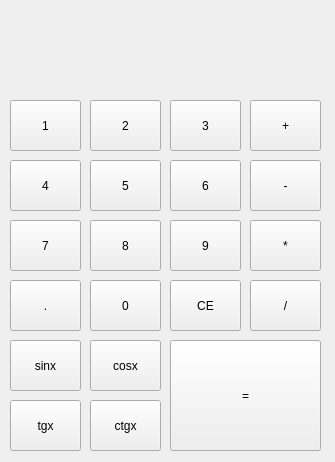
<?xml version="1.0" encoding="UTF-8"?>
<ui version="4.0">
 <class>MainWindow</class>
 <widget class="QMainWindow" name="MainWindow">
  <property name="windowModality">
   <enum>Qt::NonModal</enum>
  </property>
  <property name="geometry">
   <rect>
    <x>0</x>
    <y>0</y>
    <width>335</width>
    <height>462</height>
   </rect>
  </property>
  <property name="cursor">
   <cursorShape>PointingHandCursor</cursorShape>
  </property>
  <property name="windowTitle">
   <string>Kalkulator</string>
  </property>
  <widget class="QWidget" name="centralWidget">
   <widget class="QLabel" name="ekran">
    <property name="geometry">
     <rect>
      <x>10</x>
      <y>10</y>
      <width>311</width>
      <height>71</height>
     </rect>
    </property>
    <property name="autoFillBackground">
     <bool>true</bool>
    </property>
    <property name="text">
     <string/>
    </property>
   </widget>
   <widget class="QPushButton" name="znak1">
    <property name="geometry">
     <rect>
      <x>10</x>
      <y>100</y>
      <width>71</width>
      <height>51</height>
     </rect>
    </property>
    <property name="text">
     <string>1</string>
    </property>
   </widget>
   <widget class="QPushButton" name="znak4">
    <property name="geometry">
     <rect>
      <x>10</x>
      <y>160</y>
      <width>71</width>
      <height>51</height>
     </rect>
    </property>
    <property name="text">
     <string>4</string>
    </property>
   </widget>
   <widget class="QPushButton" name="znak7">
    <property name="geometry">
     <rect>
      <x>10</x>
      <y>220</y>
      <width>71</width>
      <height>51</height>
     </rect>
    </property>
    <property name="text">
     <string>7</string>
    </property>
   </widget>
   <widget class="QPushButton" name="znakkropka">
    <property name="geometry">
     <rect>
      <x>10</x>
      <y>280</y>
      <width>71</width>
      <height>51</height>
     </rect>
    </property>
    <property name="text">
     <string>.</string>
    </property>
   </widget>
   <widget class="QPushButton" name="znak0">
    <property name="geometry">
     <rect>
      <x>90</x>
      <y>280</y>
      <width>71</width>
      <height>51</height>
     </rect>
    </property>
    <property name="text">
     <string>0</string>
    </property>
   </widget>
   <widget class="QPushButton" name="znak8">
    <property name="geometry">
     <rect>
      <x>90</x>
      <y>220</y>
      <width>71</width>
      <height>51</height>
     </rect>
    </property>
    <property name="text">
     <string>8</string>
    </property>
   </widget>
   <widget class="QPushButton" name="znak5">
    <property name="geometry">
     <rect>
      <x>90</x>
      <y>160</y>
      <width>71</width>
      <height>51</height>
     </rect>
    </property>
    <property name="text">
     <string>5</string>
    </property>
   </widget>
   <widget class="QPushButton" name="znakclear">
    <property name="geometry">
     <rect>
      <x>170</x>
      <y>280</y>
      <width>71</width>
      <height>51</height>
     </rect>
    </property>
    <property name="text">
     <string>CE</string>
    </property>
   </widget>
   <widget class="QPushButton" name="znak9">
    <property name="geometry">
     <rect>
      <x>170</x>
      <y>220</y>
      <width>71</width>
      <height>51</height>
     </rect>
    </property>
    <property name="text">
     <string>9</string>
    </property>
   </widget>
   <widget class="QPushButton" name="znak6">
    <property name="geometry">
     <rect>
      <x>170</x>
      <y>160</y>
      <width>71</width>
      <height>51</height>
     </rect>
    </property>
    <property name="text">
     <string>6</string>
    </property>
   </widget>
   <widget class="QPushButton" name="znak2">
    <property name="geometry">
     <rect>
      <x>90</x>
      <y>100</y>
      <width>71</width>
      <height>51</height>
     </rect>
    </property>
    <property name="text">
     <string>2</string>
    </property>
   </widget>
   <widget class="QPushButton" name="znak3">
    <property name="geometry">
     <rect>
      <x>170</x>
      <y>100</y>
      <width>71</width>
      <height>51</height>
     </rect>
    </property>
    <property name="text">
     <string>3</string>
    </property>
   </widget>
   <widget class="QPushButton" name="znakplus">
    <property name="geometry">
     <rect>
      <x>250</x>
      <y>100</y>
      <width>71</width>
      <height>51</height>
     </rect>
    </property>
    <property name="text">
     <string>+</string>
    </property>
   </widget>
   <widget class="QPushButton" name="znakminus">
    <property name="geometry">
     <rect>
      <x>250</x>
      <y>160</y>
      <width>71</width>
      <height>51</height>
     </rect>
    </property>
    <property name="text">
     <string>-</string>
    </property>
   </widget>
   <widget class="QPushButton" name="znakdziel">
    <property name="geometry">
     <rect>
      <x>250</x>
      <y>280</y>
      <width>71</width>
      <height>51</height>
     </rect>
    </property>
    <property name="text">
     <string>/</string>
    </property>
   </widget>
   <widget class="QPushButton" name="znakmnoz">
    <property name="geometry">
     <rect>
      <x>250</x>
      <y>220</y>
      <width>71</width>
      <height>51</height>
     </rect>
    </property>
    <property name="text">
     <string>*</string>
    </property>
   </widget>
   <widget class="QPushButton" name="znakrowna">
    <property name="geometry">
     <rect>
      <x>170</x>
      <y>340</y>
      <width>151</width>
      <height>111</height>
     </rect>
    </property>
    <property name="text">
     <string>=</string>
    </property>
   </widget>
   <widget class="QPushButton" name="znaksin">
    <property name="geometry">
     <rect>
      <x>10</x>
      <y>340</y>
      <width>71</width>
      <height>51</height>
     </rect>
    </property>
    <property name="text">
     <string>sinx</string>
    </property>
   </widget>
   <widget class="QPushButton" name="znakcos">
    <property name="geometry">
     <rect>
      <x>90</x>
      <y>340</y>
      <width>71</width>
      <height>51</height>
     </rect>
    </property>
    <property name="text">
     <string>cosx</string>
    </property>
   </widget>
   <widget class="QPushButton" name="znaktg">
    <property name="geometry">
     <rect>
      <x>10</x>
      <y>400</y>
      <width>71</width>
      <height>51</height>
     </rect>
    </property>
    <property name="text">
     <string>tgx</string>
    </property>
   </widget>
   <widget class="QPushButton" name="znakctg">
    <property name="geometry">
     <rect>
      <x>90</x>
      <y>400</y>
      <width>71</width>
      <height>51</height>
     </rect>
    </property>
    <property name="text">
     <string>ctgx</string>
    </property>
   </widget>
  </widget>
 </widget>
 <layoutdefault spacing="6" margin="11"/>
 <resources/>
 <connections/>
</ui>
